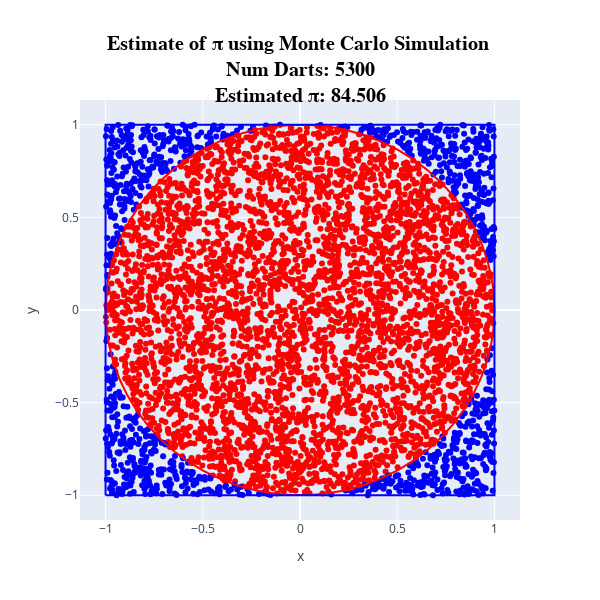

The notebook cell saved with this chart:
### Code cell
import plotly.express as px
import numpy as np
from IPython.display import display, clear_output
import time

# Number of darts to throw
num_darts = 10000

# Generate random x and y coordinates
x = np.random.uniform(-1, 1, num_darts)
y = np.random.uniform(-1, 1, num_darts)



# Create the scatter plot
import plotly.graph_objects as go

fig = go.Figure()
N = 100
NUM_BATCHES = num_darts // N
total_inside_circle = 0
x1 = []
y1 = []
# Create the scatter plot
for i in range(0, NUM_BATCHES):
    arr_size = (i+1)*N
    # x1=x[:arr_size]
    # y1=y[:arr_size]
    rnd = np.round(np.random.uniform(-1, 1, N), 3)
    x1.extend(rnd)
    rnd = np.round(np.random.uniform(-1, 1, N), 3)
    y1.extend(rnd)
    # Calculate distance from the origin
    distance = np.sqrt(np.pow(x1,2) + np.pow(y1,2))
    # Determine if the dart is inside the circle
    inside_circle = distance <= 1

    total_inside_circle += np.sum(inside_circle)

    # Calculate the value of pi
    pi_estimate = 4 * total_inside_circle / arr_size

    fig = go.Figure(data=go.Scatter(
        x=x1,
        y=y1,
        mode='markers', 
        marker=dict(color=['red' if inside else 'blue' for inside in inside_circle])
    ))
    fig.update_layout(
        title=f'<b>Estimate of π using Monte Carlo Simulation<b> <br>Num Darts: {arr_size}<br>Estimated π: {pi_estimate:.3f}',
        title_x=0.5,
        xaxis_title='x',
        yaxis_title='y',
        height=600,
        width=600,
        showlegend=False,
        title_font=dict(size=20, family='Courier New', color='black')
    )
    # Add a circle for reference
    circle_x = np.linspace(-1, 1, 400)
    circle_y = np.sqrt(1 - circle_x**2)
    fig.add_scatter(x=circle_x, y=circle_y, mode='lines', name='Circle', line=dict(color='red'))
    fig.add_scatter(x=circle_x, y=-circle_y, mode='lines', name='Circle', line=dict(color='red'))
    # Add a square for reference
    square_x = [-1, 1, 1, -1, -1]
    square_y = [-1, -1, 1, 1, -1]
    fig.add_scatter(x=square_x, y=square_y, mode='lines', name='Square', line=dict(color='blue'))
    clear_output(wait=True)
    display(fig)
    time.sleep(0.1)

### Figure 1 — Plotly figure (JSON) as saved in the notebook; plotly's stock layout.template omitted (floating-point values rounded to 4 significant figures; data arrays with more than 128 entries replaced by an {"elided": "..."} marker saying what was removed)
{"data": [{"marker": {"color": {"elided": "5300 str values"}}, "mode": "markers", "type": "scatter", "x": {"elided": "5300 float values"}, "y": {"elided": "5300 float values"}}, {"line": {"color": "red"}, "mode": "lines", "name": "Circle", "type": "scatter", "x": {"elided": "400 float values"}, "y": {"elided": "400 float values"}}, {"line": {"color": "red"}, "mode": "lines", "name": "Circle", "type": "scatter", "x": {"elided": "400 float values"}, "y": {"elided": "400 float values"}}, {"line": {"color": "blue"}, "mode": "lines", "name": "Square", "type": "scatter", "x": [-1, 1, 1, -1, -1], "y": [-1, -1, 1, 1, -1]}], "layout": {"height": 600, "showlegend": false, "title": {"font": {"color": "black", "family": "Courier New", "size": 20}, "text": "<b>Estimate of π using Monte Carlo Simulation<b> <br>Num Darts: 5300<br>Estimated π: 84.506", "x": 0.5}, "width": 600, "xaxis": {"title": {"text": "x"}}, "yaxis": {"title": {"text": "y"}}}}
